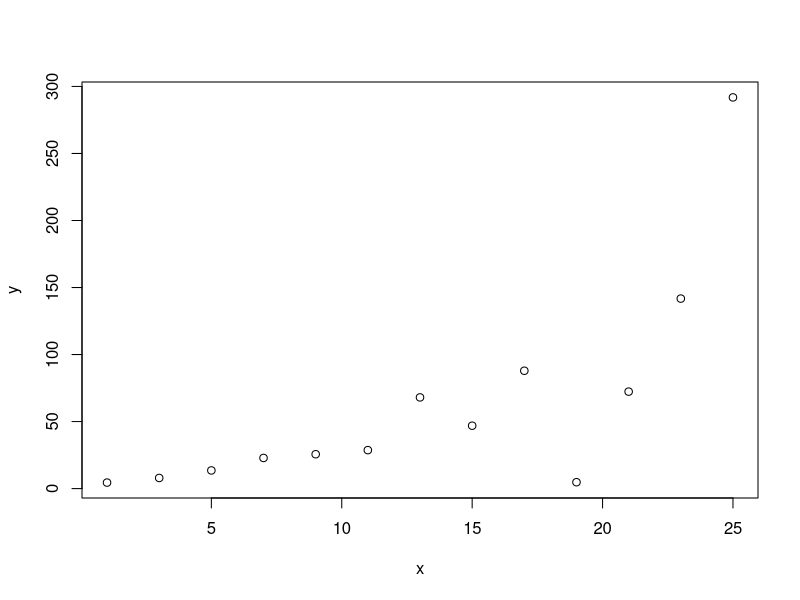

This figure's R source:
## ---- chunk 1
knitr::opts_chunk$set(echo = TRUE)
## ---- chunk 2
# create x value 
x = seq(1,26,by = 2)

# variance has exponential relationship with the x
var = exp(0.2 * x)

# generate y with rnorm
y = c()
for (i in 1:length(x)){
  y[i] = rnorm(n = 1, mean = 3 * x[i] + 1, sd = var[i])
}

# plot the x, y
plot(x, y)

## ---- chunk 3
ll <- function(z){
  b0 = z[1]
  b1 = z[2]
  k = z[3]
  
  return(    log(2*pi)/2   +    k*x[1]/2   +    (y[1] - b0- b1*x[1])^2 /(2*exp(k*x[1])) +
             log(2*pi)/2   +    k*x[2]/2   +    (y[2] - b0- b1*x[2])^2 /(2*exp(k*x[2])) +
             log(2*pi)/2   +    k*x[3]/2   +    (y[3] - b0- b1*x[3])^2 /(2*exp(k*x[3])) +
             log(2*pi)/2   +    k*x[4]/2   +    (y[4] - b0- b1*x[4])^2 /(2*exp(k*x[4])) +
             log(2*pi)/2   +    k*x[5]/2   +    (y[5] - b0- b1*x[5])^2 /(2*exp(k*x[5])) +
             log(2*pi)/2   +    k*x[6]/2   +    (y[6] - b0- b1*x[6])^2 /(2*exp(k*x[6])) +
             log(2*pi)/2   +    k*x[7]/2   +    (y[7] - b0- b1*x[7])^2 /(2*exp(k*x[7])) +
             log(2*pi)/2   +    k*x[8]/2   +    (y[8] - b0- b1*x[8])^2 /(2*exp(k*x[8])) +
             log(2*pi)/2   +    k*x[9]/2   +    (y[9] - b0- b1*x[9])^2 /(2*exp(k*x[9])) +
             log(2*pi)/2   +    k*x[10]/2   +    (y[10] - b0- b1*x[10])^2 /(2*exp(k*x[10])) +
             log(2*pi)/2   +    k*x[11]/2   +    (y[11] - b0- b1*x[11])^2 /(2*exp(k*x[11])) +
             log(2*pi)/2   +    k*x[12]/2   +    (y[12] - b0- b1*x[12])^2 /(2*exp(k*x[12])) +
             log(2*pi)/2   +    k*x[13]/2   +    (y[13] - b0- b1*x[13])^2 /(2*exp(k*x[13])) 
               
               ) 

}


## ---- chunk 4
# the optimal/estimated parameters: b0_hat, b1_hat, k_hat
optim(c(1,1,1), ll)$par

# the minimal log likelihood 
optim(c(1,1,1), ll)$value
